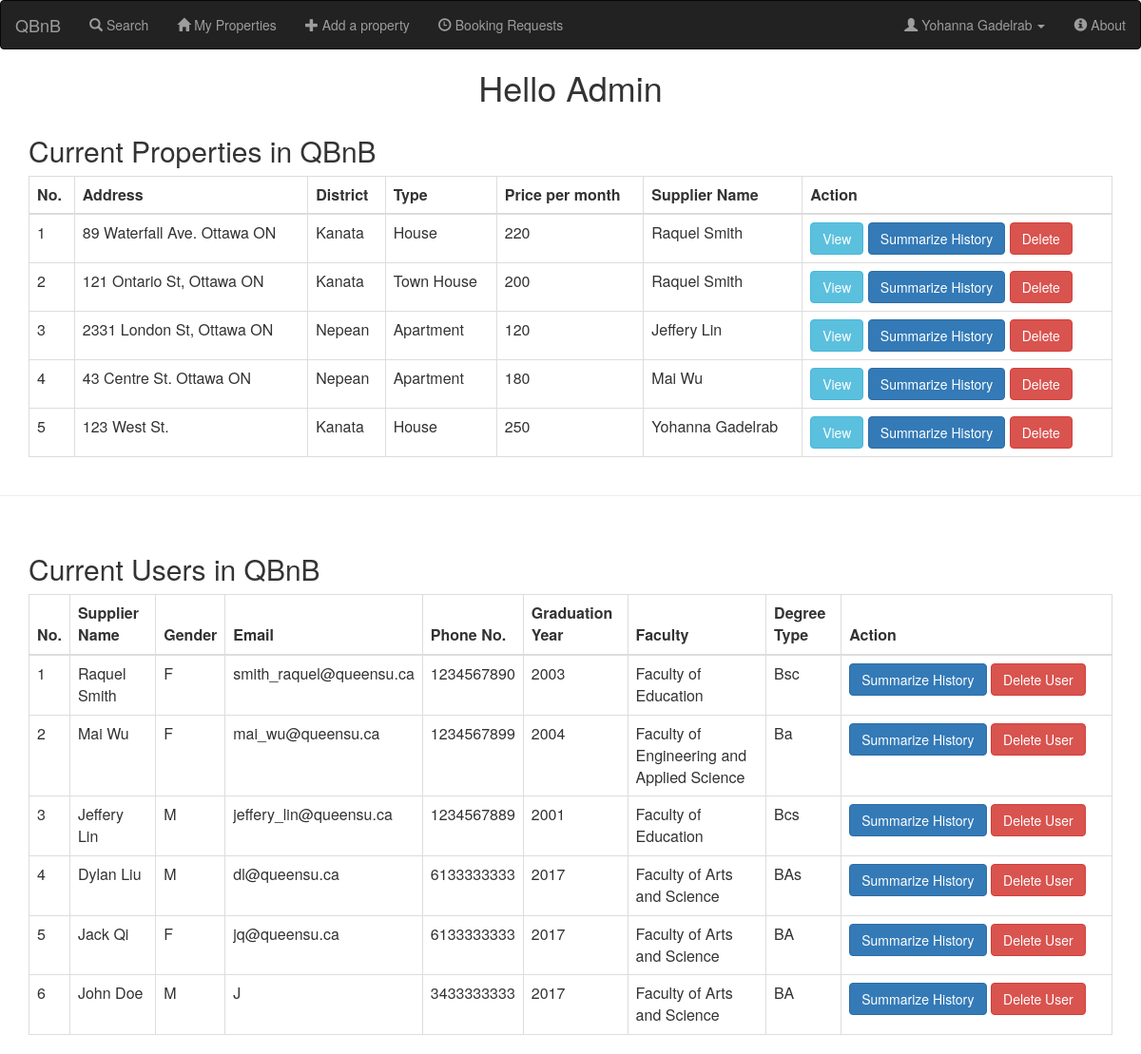
The app's page /admin.php (signed in) with its own data.
### tables this page shows
CREATE TABLE IF NOT EXISTS `users` (
  `user_id` int(11) NOT NULL AUTO_INCREMENT,
  `FName` varchar(10) NOT NULL,
  `LName` varchar(10) NOT NULL,
  `gender` char(1) NOT NULL COMMENT 'F or M',
  `email` varchar(32) NOT NULL,
  `password` varchar(32) NOT NULL,
  `phone_no` char(10) NOT NULL,
  `grad_year` year(4) NOT NULL,
  `faculty_id` int(10) NOT NULL,
  `is_admin` tinyint(1) NOT NULL DEFAULT '0',
  `degree_type` varchar(5) NOT NULL,
  PRIMARY KEY (`user_id`),
  KEY `faculty_id_index` (`faculty_id`) USING BTREE
);

CREATE TABLE IF NOT EXISTS `properties` (
  `property_id` int(11) NOT NULL AUTO_INCREMENT,
  `supplier_id` int(11) NOT NULL,
  `address` varchar(100) NOT NULL,
  `district` varchar(20) NOT NULL,
  `type` varchar(20) NOT NULL,
  `price` float NOT NULL COMMENT 'Price per month',
  PRIMARY KEY (`property_id`),
  KEY `supplier_id_index` (`supplier_id`) USING BTREE,
  KEY `district` (`district`)
);

CREATE TABLE IF NOT EXISTS `faculties` (
  `faculty_id` int(11) NOT NULL AUTO_INCREMENT,
  `faculty` text NOT NULL,
  PRIMARY KEY (`faculty_id`) USING BTREE
);

### admin.php (the view, shortened to what this page needs)
<?php
require_once 'header.php';
require_once 'navbar.php';
?>
<!DOCTYPE HTML>
<html>
<body>
    <h1 class="text-center">Hello Admin</h1>
    <?php
    $query = "SELECT property_id, address, district, type, price, FName, LName FROM properties, users where supplier_id = user_id";
    if($stmt = $con->prepare($query)){
        $stmt->execute();
        $result = $stmt->get_result();
        $num = $result->num_rows;;
        if($num == 0)
          echo "<h3>There are no properties currently registered in QBnB</h3>";
        else {
        ?>
        <div class="container">
          <h2>Current Properties in QBnB</h2>
          <table class="table table-bordered table-hover" >
            <thead>
            <tr>
              <th>No.</th>
              <th>Address</th>
              <th>District</th>
              <th>Type</th>
              <th>Price per month</th>
              <th>Supplier Name</th>
              <th>Action</th>
            </tr>
            </thead>
            <tbody>
            <?php
              $i = 1;
              while($row = $result->fetch_assoc()):
            ?>
            <tr>
              <td><?= $i; $i++ ?></td>
              <td><?=$row['address'] ?></td>
              <td><?=$row['district']?></td>
              <td><?=$row['type']?></td>
              <td><?=$row['price']?></td>
              <td><?=$row['FName'] . ' ' . $row['LName']?></td>
              <td>
              <a type="button" class="btn btn-info" href="view_property.php?prop_id=<?=$row['property_id']?>">View</a>
              <a type="button" class="btn btn-primary" href="property_history.php?prop_id=<?=$row['property_id']?>">Summarize History</a>
              <a type="button" class="btn btn-danger" href="delete_property.php?property_id=<?=$row['property_id']?>">Delete</a>
              </td>
            </tr>
              <?php
              endwhile;
            }
          }
          ?>
            </tbody>
          </table>
        </div>
    <hr class = "colorgraph"> <br>
    <?php
    $query = "SELECT user_id, FName, LName, gender, email, phone_no, grad_year, faculty_id, degree_type FROM users";
    $stmt = $con->prepare($query);
    $stmt->execute();
    $result = $stmt->get_result();
    $num = $result->num_rows;
    if($num == 0)
      echo "<h3>Other than you, there are currently no users registered in QBnB</h3>";
    else{
    ?>
    <div class="container">
      <h2>Current Users in QBnB</h2>
      <table class="table table-bordered table-hover" >
      <thead>
        <tr>
          <th>No.</th>
          <th>Supplier Name</th>
          <th>Gender</th>
          <th>Email</th>
          <th>Phone No.</th>
          <th>Graduation Year</th>
          <th>Faculty</th>
          <th>Degree Type</th>
          <th>Action</th>
        </tr>
      </thead>
      <tbody>
    <?php
        $i = 1;
        while($users = $result->fetch_assoc()):
          $query = "SELECT faculty FROM faculties WHERE faculty_id=?";
          $stmt = $con->prepare($query);
          $stmt->bind_Param("i", $users['faculty_id']);
          $stmt->execute();
          $result_fac_name = $stmt->get_result();
          $facultyName = $result_fac_name->fetch_assoc();
          if($users['user_id'] == $_SESSION['user_id'])
            continue;
    ?>
          <tr>
            <td><?= $i; $i++ ?></td>
            <td><?= $users['FName'] . ' ' . $users['LName'] ?></td>
            <td><?= $users['gender']?></td>
            <td><?= $users['email']?></td>
            <td><?= $users['phone_no']?></td>
            <td><?= $users['grad_year']?></td>
            <td><?= $facultyName['faculty']?></td>
            <td><?= $users['degree_type'] ?></td>
            <td class="col-md-3">
              <a type="button" class="btn btn-primary" href="booking_requests.php?user_id=<?=$users['user_id']?>">Summarize History</a>
              <a type="button" class="btn btn-danger" href=<?php echo "delete_user.php?user_id=" . $users['user_id']?> > Delete User</a>
            </td>
          </tr>
        <?php
        endwhile;
    }
    ?>
      </tbody>
    </table>
  </div>
</body>
</html>

### navbar.php (shortened to what this page needs)
<?php
require_once 'header.php';
if( userLoggedIn() ){
    $query = "SELECT FName, LName FROM users WHERE user_id=?";
    $stmt = $con->prepare($query);
    $stmt->bind_Param("s", $_SESSION['user_id']);
    $stmt->execute();
    $result = $stmt->get_result();
    $row = $result->fetch_assoc();
}
?>
<!DOCTYPE HTML>
<html>
        <head></head>
        <body>
            <nav class="navbar navbar-inverse">
                <div class="container-fluid">
                    <div class="navbar-header">
                        <a class="navbar-brand" href="index.php">QBnB</a>
                    </div>
                    <?php
                    if(userLoggedIn()){
                    ?>
                        <ul class="nav navbar-nav">
                        <li><a href="search.php"><span class="glyphicon glyphicon-search"></span> Search</a></li>
                        <li><a href="user_properties.php"><span class="glyphicon glyphicon-home"></span> My Properties</a></li>
                        <li><a href="add_property.php"><span class="glyphicon glyphicon-plus"></span> Add a property</a></li>
                        <li><a href="booking_requests.php?user_id=<?= $_SESSION['user_id']?>"><span class="glyphicon glyphicon-time"></span> Booking Requests</a></li>
                        </ul>
                        <ul class="nav navbar-nav navbar-right">
                        <li class="dropdown">
                            <a class="dropdown-toggle" data-toggle="dropdown" href="#"><span class="glyphicon glyphicon-user"></span> <?= $row['FName'] . ' ' . $row['LName']?>
                            <span class="caret"></span></a>
                        </li>
                    <?php
                    }
                    else{
                        echo '<ul class="nav navbar-nav navbar-right">';
                    }
                    ?>
                    <li><a href="about.php"><span class="glyphicon glyphicon-info-sign"></span> About</a></li>
                    </ul>
                </div>
            </nav>
        </body>
    </html>
</html>

### records on screen
users: FName "Yohanna", LName "Gadelrab"
properties: address "89 Waterfall Ave. Ottawa ON", district "Kanata", type "House", price "220", supplier.FName "Raquel", supplier.LName "Smith"
properties: address "121 Ontario St, Ottawa ON", district "Kanata", type "Town House", price "200", supplier.FName "Raquel", supplier.LName "Smith"
properties: address "2331 London St, Ottawa ON", district "Nepean", type "Apartment", price "120", supplier.FName "Jeffery", supplier.LName "Lin"
properties: address "43 Centre St. Ottawa ON", district "Nepean", type "Apartment", price "180", supplier.FName "Mai", supplier.LName "Wu"
properties: address "123 West St.", district "Kanata", type "House", price "250", supplier.FName "Yohanna", supplier.LName "Gadelrab"
users: FName "Raquel", LName "Smith", gender "F", email "smith_raquel@queensu.ca", phone_no "1234567890", grad_year "2003", faculty.faculty "Faculty of Education", degree_type "Bsc"
users: FName "Mai", LName "Wu", gender "F", email "mai_wu@queensu.ca", phone_no "1234567899", grad_year "2004", faculty.faculty "Faculty of Engineering and Applied Science", degree_type "Ba"
users: FName "Jeffery", LName "Lin", gender "M", email "jeffery_lin@queensu.ca", phone_no "1234567889", grad_year "2001", faculty.faculty "Faculty of Education", degree_type "Bcs"
users: FName "Dylan", LName "Liu", gender "M", email "dl@queensu.ca", phone_no "6133333333", grad_year "2017", faculty.faculty "Faculty of Arts and Science", degree_type "BAs"
users: FName "Jack", LName "Qi", gender "F", email "jq@queensu.ca", phone_no "6133333333", grad_year "2017", faculty.faculty "Faculty of Arts and Science", degree_type "BA"
users: FName "John", LName "Doe", gender "M", email "J", phone_no "3433333333", grad_year "2017", faculty.faculty "Faculty of Arts and Science", degree_type "BA"
